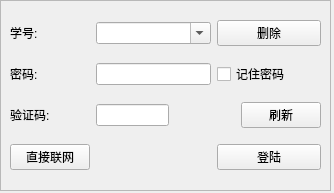
<?xml version="1.0" encoding="UTF-8"?>
<ui version="4.0">
 <class>LnnuFrame</class>
 <widget class="QWidget" name="LnnuFrame">
  <property name="geometry">
   <rect>
    <x>0</x>
    <y>0</y>
    <width>334</width>
    <height>193</height>
   </rect>
  </property>
  <property name="windowTitle">
   <string>Form</string>
  </property>
  <property name="windowIcon">
   <iconset resource="lnnunetworkhelper.qrc">
    <normaloff>:/LnnuNetworkHelper/Network.ico</normaloff>:/LnnuNetworkHelper/Network.ico</iconset>
  </property>
  <widget class="QFrame" name="lnnu_info_frame">
   <property name="geometry">
    <rect>
     <x>10</x>
     <y>240</y>
     <width>321</width>
     <height>181</height>
    </rect>
   </property>
   <property name="frameShape">
    <enum>QFrame::StyledPanel</enum>
   </property>
   <property name="frameShadow">
    <enum>QFrame::Raised</enum>
   </property>
   <widget class="QPushButton" name="lnnu_logout_pushbutton">
    <property name="geometry">
     <rect>
      <x>20</x>
      <y>150</y>
      <width>61</width>
      <height>23</height>
     </rect>
    </property>
    <property name="text">
     <string>登出</string>
    </property>
   </widget>
   <widget class="QWidget" name="layoutWidget">
    <property name="geometry">
     <rect>
      <x>17</x>
      <y>31</y>
      <width>301</width>
      <height>118</height>
     </rect>
    </property>
    <layout class="QFormLayout" name="formLayout">
     <item row="0" column="0">
      <layout class="QVBoxLayout" name="verticalLayout">
       <item alignment="Qt::AlignRight">
        <widget class="QLabel" name="label_6">
         <property name="text">
          <string>帐号:</string>
         </property>
        </widget>
       </item>
       <item>
        <widget class="QLabel" name="label_7">
         <property name="text">
          <string>本月已用:</string>
         </property>
        </widget>
       </item>
       <item>
        <widget class="QLabel" name="label_10">
         <property name="text">
          <string>剩余金额:</string>
         </property>
        </widget>
       </item>
       <item>
        <widget class="QLabel" name="label_11">
         <property name="text">
          <string>在线设备:</string>
         </property>
        </widget>
       </item>
       <item>
        <widget class="QLabel" name="label_12">
         <property name="text">
          <string>到期日期:</string>
         </property>
        </widget>
       </item>
       <item>
        <widget class="QLabel" name="label_13">
         <property name="text">
          <string>当前状态:</string>
         </property>
        </widget>
       </item>
      </layout>
     </item>
     <item row="0" column="1">
      <layout class="QVBoxLayout" name="verticalLayout_2">
       <item>
        <widget class="QLabel" name="lnnu_uerename_label">
         <property name="text">
          <string/>
         </property>
        </widget>
       </item>
       <item>
        <widget class="QLabel" name="lnnu_userrest_label">
         <property name="text">
          <string/>
         </property>
        </widget>
       </item>
       <item>
        <widget class="QLabel" name="lnnu_restmoney_label">
         <property name="text">
          <string/>
         </property>
        </widget>
       </item>
       <item>
        <widget class="QLabel" name="lnnu_onlinenumber_label">
         <property name="text">
          <string/>
         </property>
        </widget>
       </item>
       <item>
        <widget class="QLabel" name="lnnu_deadline_label">
         <property name="text">
          <string/>
         </property>
        </widget>
       </item>
       <item>
        <widget class="QLabel" name="lnnu_nowstate_label">
         <property name="text">
          <string/>
         </property>
        </widget>
       </item>
      </layout>
     </item>
    </layout>
   </widget>
   <widget class="QPushButton" name="lnnu_regetinfo_pushButton">
    <property name="geometry">
     <rect>
      <x>250</x>
      <y>150</y>
      <width>61</width>
      <height>23</height>
     </rect>
    </property>
    <property name="text">
     <string>刷新</string>
    </property>
   </widget>
   <widget class="QPushButton" name="lnnu_buypackage_pushButton">
    <property name="geometry">
     <rect>
      <x>90</x>
      <y>150</y>
      <width>61</width>
      <height>23</height>
     </rect>
    </property>
    <property name="text">
     <string>购买</string>
    </property>
   </widget>
   <widget class="QPushButton" name="lnnu_detail_pushbutton">
    <property name="geometry">
     <rect>
      <x>180</x>
      <y>150</y>
      <width>61</width>
      <height>23</height>
     </rect>
    </property>
    <property name="text">
     <string>详细</string>
    </property>
   </widget>
  </widget>
  <widget class="QFrame" name="lnnu_login_frame">
   <property name="geometry">
    <rect>
     <x>0</x>
     <y>0</y>
     <width>331</width>
     <height>191</height>
    </rect>
   </property>
   <property name="frameShape">
    <enum>QFrame::StyledPanel</enum>
   </property>
   <property name="frameShadow">
    <enum>QFrame::Raised</enum>
   </property>
   <widget class="QWidget" name="layoutWidget_2">
    <property name="geometry">
     <rect>
      <x>10</x>
      <y>10</y>
      <width>311</width>
      <height>171</height>
     </rect>
    </property>
    <layout class="QGridLayout" name="gridLayout">
     <item row="1" column="4" colspan="2">
      <widget class="QCheckBox" name="lnnu_keepinmine_checkBox">
       <property name="text">
        <string>记住密码</string>
       </property>
      </widget>
     </item>
     <item row="2" column="5">
      <widget class="QPushButton" name="lnnu_getcode_pushbutton">
       <property name="text">
        <string>刷新</string>
       </property>
      </widget>
     </item>
     <item row="2" column="2" colspan="3">
      <widget class="QLabel" name="lnnu_code_pic">
       <property name="enabled">
        <bool>true</bool>
       </property>
       <property name="minimumSize">
        <size>
         <width>60</width>
         <height>20</height>
        </size>
       </property>
       <property name="text">
        <string/>
       </property>
      </widget>
     </item>
     <item row="0" column="4" colspan="2">
      <widget class="QPushButton" name="lnnu_user_delete_pushButton">
       <property name="text">
        <string>删除</string>
       </property>
      </widget>
     </item>
     <item row="2" column="0">
      <widget class="QLabel" name="label_14">
       <property name="text">
        <string>验证码:</string>
       </property>
      </widget>
     </item>
     <item row="2" column="1">
      <widget class="QLineEdit" name="lnnu_code_le"/>
     </item>
     <item row="1" column="1" colspan="3">
      <widget class="QLineEdit" name="lnnu_pass_le">
       <property name="text">
        <string/>
       </property>
       <property name="echoMode">
        <enum>QLineEdit::Password</enum>
       </property>
      </widget>
     </item>
     <item row="3" column="0">
      <widget class="QPushButton" name="lnnu_connect_pushbutton">
       <property name="text">
        <string>直接联网</string>
       </property>
      </widget>
     </item>
     <item row="3" column="4" colspan="2">
      <widget class="QPushButton" name="lnnu_login_pushbutton">
       <property name="text">
        <string>登陆</string>
       </property>
      </widget>
     </item>
     <item row="0" column="1" colspan="3">
      <widget class="QComboBox" name="lnnu_user_comboBox">
       <property name="editable">
        <bool>true</bool>
       </property>
       <property name="currentText">
        <string/>
       </property>
      </widget>
     </item>
     <item row="0" column="0">
      <widget class="QLabel" name="label">
       <property name="text">
        <string>学号:</string>
       </property>
      </widget>
     </item>
     <item row="1" column="0">
      <widget class="QLabel" name="label_2">
       <property name="text">
        <string>密码:</string>
       </property>
      </widget>
     </item>
     <item row="3" column="1" colspan="3" alignment="Qt::AlignHCenter">
      <widget class="QLabel" name="lnnu_state_label">
       <property name="minimumSize">
        <size>
         <width>0</width>
         <height>0</height>
        </size>
       </property>
       <property name="text">
        <string/>
       </property>
      </widget>
     </item>
    </layout>
   </widget>
  </widget>
 </widget>
 <tabstops>
  <tabstop>lnnu_login_pushbutton</tabstop>
  <tabstop>lnnu_user_comboBox</tabstop>
  <tabstop>lnnu_pass_le</tabstop>
  <tabstop>lnnu_code_le</tabstop>
  <tabstop>lnnu_getcode_pushbutton</tabstop>
  <tabstop>lnnu_keepinmine_checkBox</tabstop>
  <tabstop>lnnu_user_delete_pushButton</tabstop>
  <tabstop>lnnu_connect_pushbutton</tabstop>
  <tabstop>lnnu_logout_pushbutton</tabstop>
  <tabstop>lnnu_regetinfo_pushButton</tabstop>
 </tabstops>
 <resources>
  <include location="lnnunetworkhelper.qrc"/>
 </resources>
 <connections/>
</ui>
